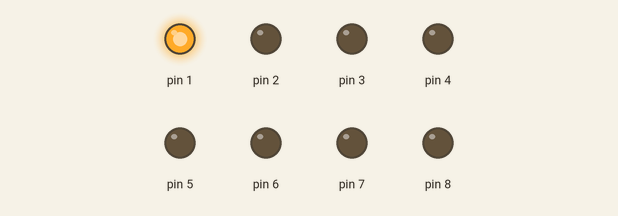
This sketch was run on a simulated Arduino Uno, built with avr-gcc and run on an emulated ATmega328P. Parts: output pins drawn as LEDs (lit = HIGH).

Above: at 0.1 s.
At 1.3 s:
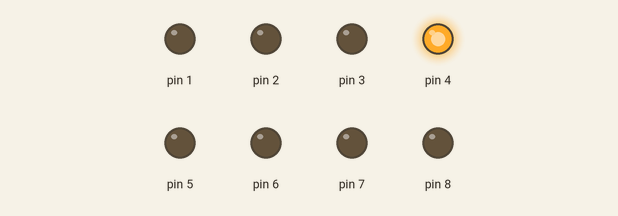
At 2.9 s:
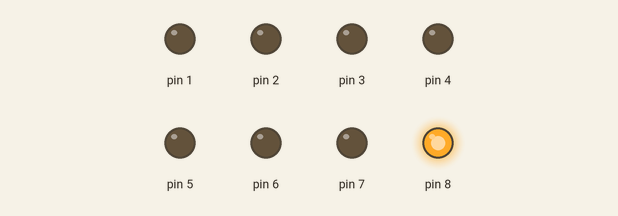
At 5.7 s:
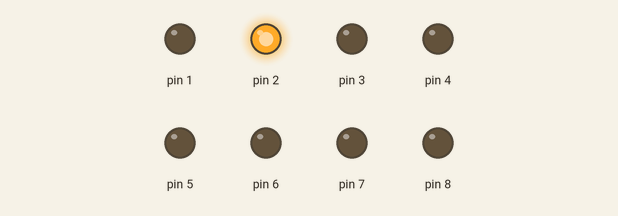
At 8.9 s:
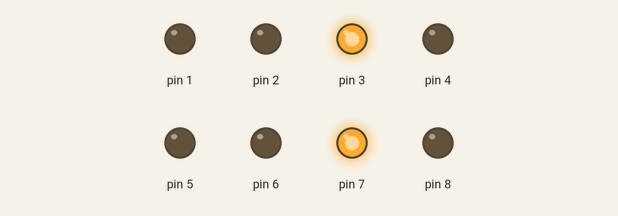
At 12.3 s:
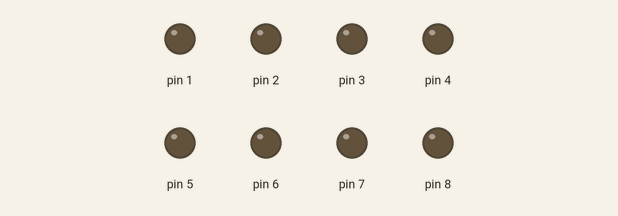
Timing chart, 0 to 12.6 s (numbered marks = the images above):
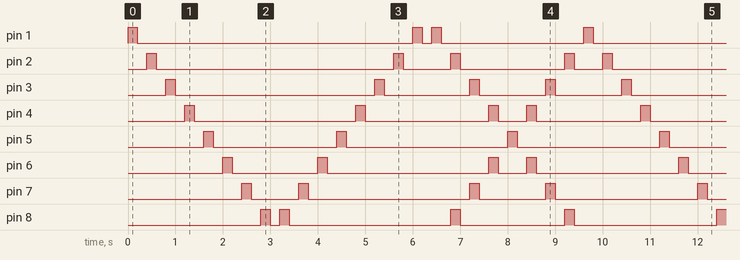

Measured:
- by itself, pin 1: repeats every 9.6 s: LOW 5.8 s, HIGH 0.20 s, LOW 0.20 s, HIGH 0.20 s, LOW 3.0 s, HIGH 0.20 s
- by itself, pin 2: repeats every 9.6 s: LOW 5.0 s, HIGH 0.20 s, LOW 1.0 s, HIGH 0.20 s, LOW 2.2 s, HIGH 0.20 s, LOW 0.60 s, HIGH 0.20 s
- by itself, pin 3: repeats every 9.6 s: LOW 4.2 s, HIGH 0.20 s, LOW 1.8 s, 2 × (HIGH 0.20 s, LOW 1.4 s), HIGH 0.20 s
- by itself, pin 4: repeats every 9.6 s: LOW 3.4 s, HIGH 0.20 s, LOW 2.6 s, HIGH 0.20 s, LOW 0.60 s, HIGH 0.20 s, LOW 2.2 s, HIGH 0.20 s
- by itself, pin 5: repeats every 9.6 s: LOW 2.6 s, HIGH 0.20 s, LOW 3.4 s, HIGH 0.20 s, LOW 3.0 s, HIGH 0.20 s
- by itself, pin 6: repeats every 9.6 s: LOW 1.8 s, HIGH 0.20 s, LOW 3.4 s, HIGH 0.20 s, LOW 0.60 s, HIGH 0.20 s, LOW 3.0 s, HIGH 0.20 s
- by itself, pin 7: repeats every 9.6 s: LOW 1.0 s, HIGH 0.20 s, LOW 3.4 s, HIGH 0.20 s, LOW 1.4 s, HIGH 0.20 s, LOW 3.0 s, HIGH 0.20 s
- by itself, pin 8: repeats every 9.6 s: LOW 0.20 s, HIGH 0.20 s, LOW 3.4 s, HIGH 0.20 s, LOW 2.2 s, HIGH 0.20 s, LOW 3.0 s, HIGH 0.20 s

The sketch:

lesson2.ino
```cpp
#define time_len 200
void setup()
{
  int i;
  for(i=1;i<9;i++)
  {
	pinMode(i, OUTPUT);
  }

}

void loop()
{
  int i;
  for(i=1;i<9;i++)
  {
	digitalWrite(i, HIGH);
    delay(time_len); // Wait for 1000 millisecond(s)
    digitalWrite(i, LOW);
    delay(time_len); // Wait for 1000 millisecond(s)
  }
  for(i=8;i>0;i--)
  {
	digitalWrite(i, HIGH);
    delay(time_len); // Wait for 1000 millisecond(s)
    digitalWrite(i, LOW);
    delay(time_len); // Wait for 1000 millisecond(s)
  }
  for(i=1;i<9;i++)
  {
	digitalWrite(i, HIGH);
    digitalWrite(10-i, HIGH);
    delay(time_len); // Wait for 1000 millisecond(s)
    digitalWrite(i, LOW);
    digitalWrite(10-i, LOW);
    delay(time_len); // Wait for 1000 millisecond(s)
  }
}
```
